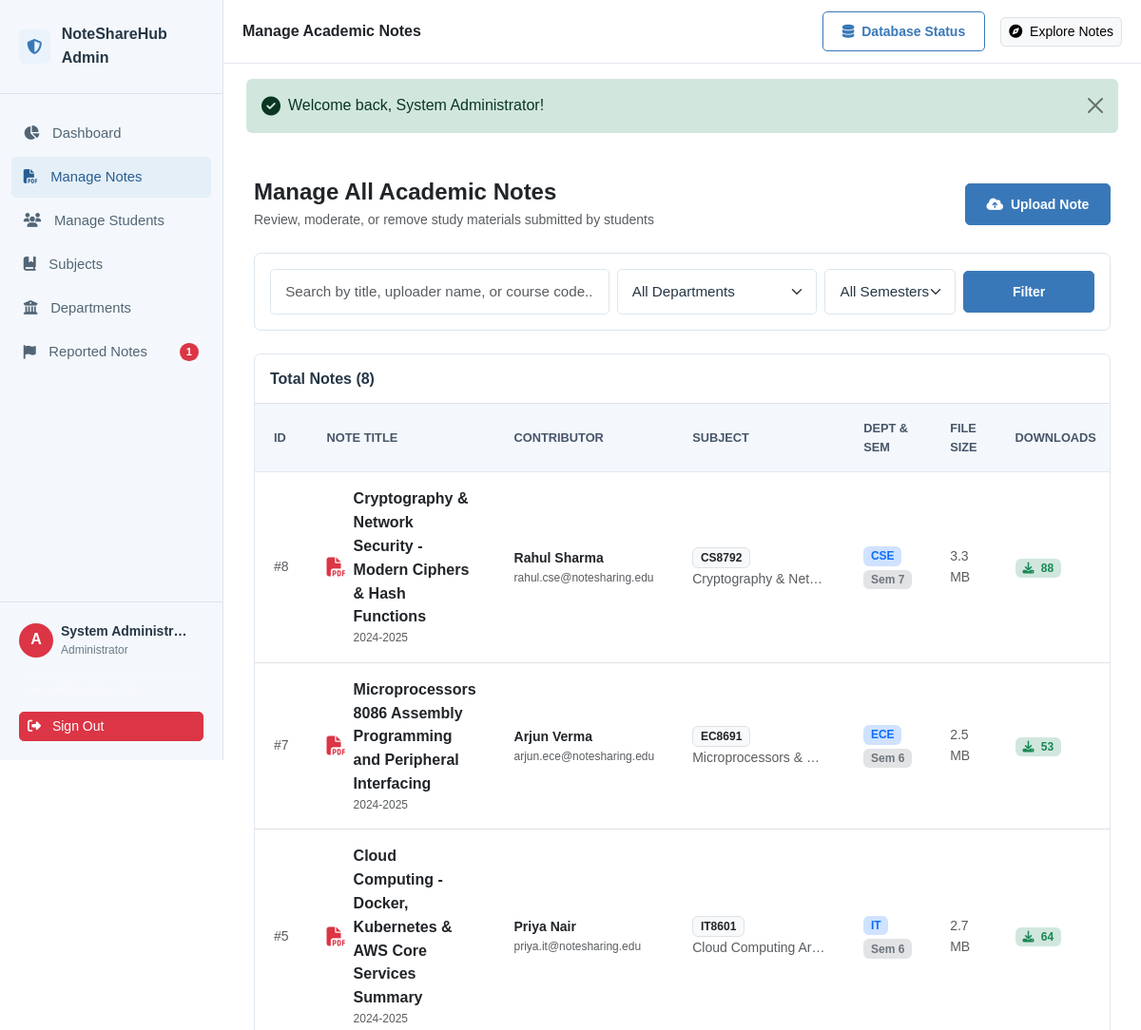
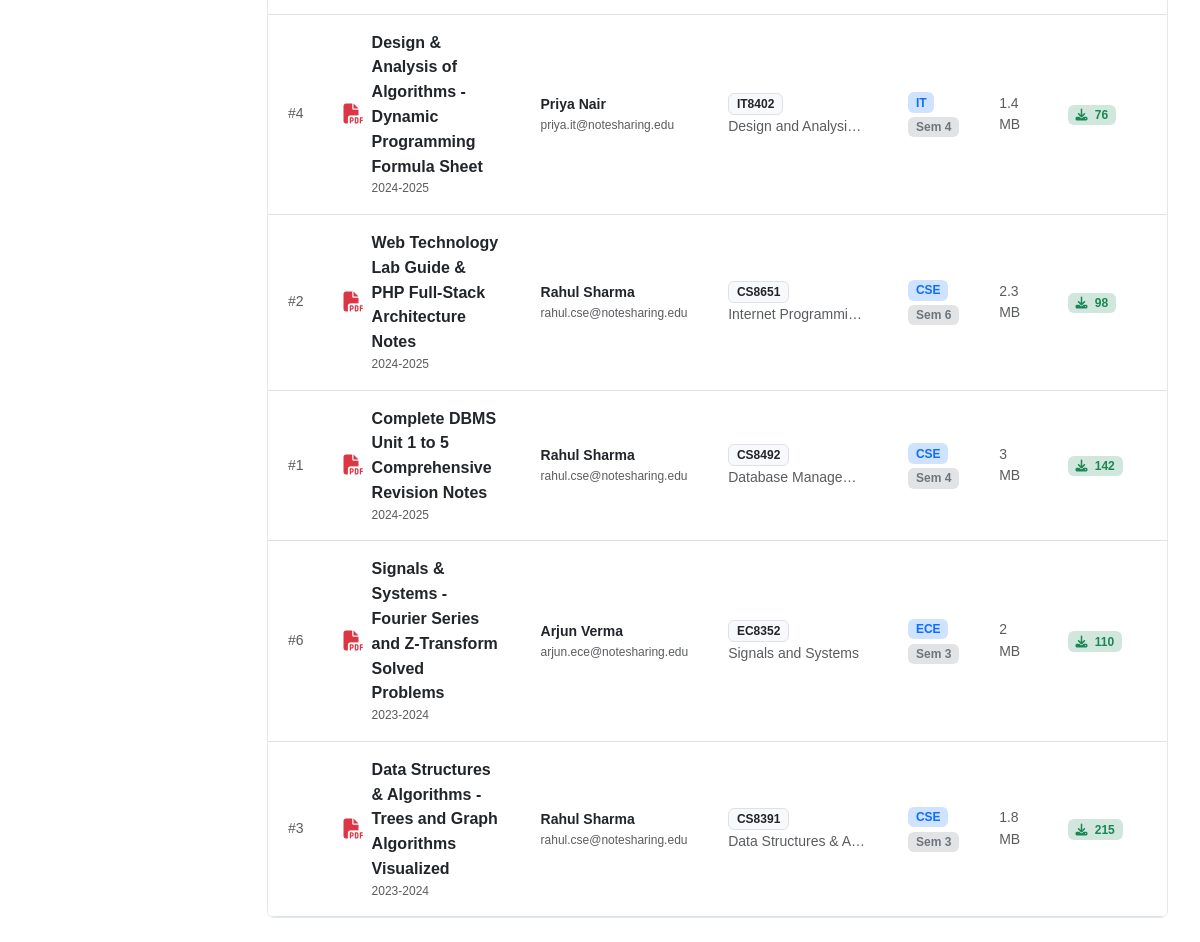
Page /admin/notes.php (signed in) on the committed database (2 pictures, top to bottom).
### tables this page shows
CREATE TABLE `notes` (
  `id` INT AUTO_INCREMENT PRIMARY KEY,
  `user_id` INT NOT NULL,
  `subject_id` INT NOT NULL,
  `department_id` INT NOT NULL,
  `semester` TINYINT NOT NULL,
  `academic_year` VARCHAR(20) NOT NULL,
  `title` VARCHAR(255) NOT NULL,
  `description` TEXT NOT NULL,
  `file_path` VARCHAR(255) NOT NULL,
  `original_filename` VARCHAR(255) NOT NULL,
  `file_size` INT NOT NULL,
  `file_type` VARCHAR(50) NOT NULL DEFAULT 'application/pdf',
  `download_count` INT NOT NULL DEFAULT 0,
  `created_at` TIMESTAMP DEFAULT CURRENT_TIMESTAMP,
  `updated_at` TIMESTAMP DEFAULT CURRENT_TIMESTAMP ON UPDATE CURRENT_TIMESTAMP,
  FOREIGN KEY (`user_id`) REFERENCES `users`(`id`) ON DELETE CASCADE,
  FOREIGN KEY (`subject_id`) REFERENCES `subjects`(`id`) ON DELETE CASCADE,
  FOREIGN KEY (`department_id`) REFERENCES `departments`(`id`) ON DELETE CASCADE,
  INDEX `idx_note_subject` (`subject_id`),
  INDEX `idx_note_dept_sem` (`department_id`, `semester`),
  INDEX `idx_note_downloads` (`download_count`),
  INDEX `idx_note_created` (`created_at`)
);

CREATE TABLE `users` (
  `id` INT AUTO_INCREMENT PRIMARY KEY,
  `name` VARCHAR(100) NOT NULL,
  `email` VARCHAR(150) NOT NULL UNIQUE,
  `password` VARCHAR(255) NOT NULL,
  `role` ENUM('student', 'admin') NOT NULL DEFAULT 'student',
  `department_id` INT NULL,
  `semester` TINYINT NULL,
  `roll_number` VARCHAR(50) NULL,
  `avatar` VARCHAR(255) NULL,
  `created_at` TIMESTAMP DEFAULT CURRENT_TIMESTAMP,
  `updated_at` TIMESTAMP DEFAULT CURRENT_TIMESTAMP ON UPDATE CURRENT_TIMESTAMP,
  FOREIGN KEY (`department_id`) REFERENCES `departments`(`id`) ON DELETE SET NULL,
  INDEX `idx_user_email` (`email`),
  INDEX `idx_user_role` (`role`)
);

CREATE TABLE `subjects` (
  `id` INT AUTO_INCREMENT PRIMARY KEY,
  `department_id` INT NOT NULL,
  `semester` TINYINT NOT NULL,
  `code` VARCHAR(20) NOT NULL,
  `name` VARCHAR(150) NOT NULL,
  `description` TEXT NULL,
  `created_at` TIMESTAMP DEFAULT CURRENT_TIMESTAMP,
  FOREIGN KEY (`department_id`) REFERENCES `departments`(`id`) ON DELETE CASCADE,
  INDEX `idx_dept_sem` (`department_id`, `semester`)
);

CREATE TABLE `departments` (
  `id` INT AUTO_INCREMENT PRIMARY KEY,
  `code` VARCHAR(20) NOT NULL UNIQUE,
  `name` VARCHAR(150) NOT NULL,
  `description` TEXT NULL,
  `created_at` TIMESTAMP DEFAULT CURRENT_TIMESTAMP
);

### admin/notes.php (the view, shortened to what this page needs)
<?php
require_once __DIR__ . '/../includes/admin-header.php';
$db = get_db();
$search = clean_input($_GET['q'] ?? '');
$sql = "
    SELECT n.*,
           u.name as uploader_name, u.email as uploader_email,
           s.name as subject_name, s.code as subject_code,
           d.name as dept_name, d.code as dept_code
    FROM notes n
    JOIN users u ON n.user_id = u.id
    JOIN subjects s ON n.subject_id = s.id
    JOIN departments d ON n.department_id = d.id
    WHERE 1=1
";
$params = [];
$sql .= " ORDER BY n.created_at DESC";
$stmt = $db->prepare($sql);
$stmt->execute($params);
$notes = $stmt->fetchAll();
?>
<div class="container-fluid">
    <div class="d-flex flex-column flex-md-row justify-content-between align-items-md-center gap-3 mb-4">
        <div>
            <h4 class="fw-bold text-dark mb-1">Manage All Academic Notes</h4>
            <p class="text-muted small mb-0">Review, moderate, or remove study materials submitted by students</p>
        </div>
        <a href="<?= BASE_URL ?>/upload-note.php" class="btn btn-primary btn-sm">
            <i class="fa-solid fa-cloud-arrow-up me-1"></i> Upload Note
        </a>
    </div>
    <div class="card-modern bg-white p-3 mb-4">
        <form method="GET" action="<?= BASE_URL ?>/admin/notes.php" class="row g-2 align-items-center">
            <div class="col-md-5">
                <input type="text" name="q" class="form-control form-control-sm" placeholder="Search by title, uploader name, or course code..." value="<?= e($search) ?>">
            </div>
            <div class="col-md-3">
                <select name="dept" class="form-select form-select-sm" onchange="this.form.submit()">
                    <option value="0">All Departments</option>
                </select>
            </div>
            <div class="col-md-2">
                <select name="sem" class="form-select form-select-sm" onchange="this.form.submit()">
                    <option value="0">All Semesters</option>
                </select>
            </div>
            <div class="col-md-2 d-flex gap-1">
                <button type="submit" class="btn btn-primary btn-sm flex-fill">Filter</button>
            </div>
        </form>
    </div>
    <div class="admin-table-card">
        <div class="p-3 border-bottom d-flex justify-content-between align-items-center">
            <h6 class="fw-bold mb-0">Total Notes (<?= count($notes) ?>)</h6>
        </div>
        <div class="table-responsive">
            <table class="table table-hover mb-0 admin-data-table">
                <thead>
                    <tr>
                        <th>ID</th>
                        <th>Note Title</th>
                        <th>Contributor</th>
                        <th>Subject</th>
                        <th>Dept & Sem</th>
                        <th>File Size</th>
                        <th>Downloads</th>
                    </tr>
                </thead>
                <tbody>
                    <?php if (empty($notes)): ?>
                        <tr>
                            <td colspan="9" class="text-center py-4 text-muted">
                                No study notes found matching your criteria.
                            </td>
                        </tr>
                    <?php else: ?>
                        <?php foreach ($notes as $item): ?>
                            <tr>
                                <td class="text-muted small">#<?= $item['id'] ?></td>
                                <td>
                                    <div class="d-flex align-items-center gap-2">
                                        <i class="fa-solid fa-file-pdf text-danger fs-5"></i>
                                        <div>
                                            <a href="<?= BASE_URL ?>/note-details.php?id=<?= $item['id'] ?>" class="fw-bold text-dark text-decoration-none">
                                                <?= e($item['title']) ?>
                                            </a>
                                            <div class="text-muted" style="font-size:0.75rem;"><?= e($item['academic_year']) ?></div>
                                        </div>
                                    </div>
                                </td>
                                <td>
                                    <div class="fw-semibold small text-dark"><?= e($item['uploader_name']) ?></div>
                                    <div class="text-muted" style="font-size:0.75rem;"><?= e($item['uploader_email']) ?></div>
                                </td>
                                <td>
                                    <span class="badge bg-light text-dark border"><?= e($item['subject_code']) ?></span>
                                    <div class="small text-muted text-truncate" style="max-width:140px;"><?= e($item['subject_name']) ?></div>
                                </td>
                                <td>
                                    <span class="badge bg-primary-subtle text-primary"><?= e($item['dept_code']) ?></span>
                                    <span class="badge bg-secondary-subtle text-secondary">Sem <?= $item['semester'] ?></span>
                                </td>
                                <td class="small text-muted"><?= format_bytes($item['file_size']) ?></td>
                                <td>
                                    <span class="badge bg-success-subtle text-success">
                                        <i class="fa-solid fa-download me-1"></i> <?= $item['download_count'] ?>
                                    </span>
                                </td>
                            </tr>
                        <?php endforeach; ?>
                    <?php endif; ?>
                </tbody>
            </table>
        </div>
    </div>
</div>
<?php require_once __DIR__ . '/../includes/admin-footer.php'; ?>

### assets/css/style.css (style rules this page uses)
:root { --primary: #4f46e5; --primary-light: #6366f1; --primary-dark: #3730a3; --primary-subtle: #eef2ff; --secondary: #8b5cf6; --secondary-subtle: #f5f3ff; --accent: #06b6d4; --success: #10b981; --success-subtle: #ecfdf5; --warning: #f59e0b; --warning-subtle: #fffbeb; --danger: #ef4444; --danger-subtle: #fef2f2; --bg-main: #f8fafc; --bg-card: #ffffff; --border-color: #e2e8f0; --border-hover: #cbd5e1; --text-primary: #0f172a; --text-secondary: #475569; --text-muted: #64748b; --text-light: #94a3b8; --radius-sm: 8px; --radius-md: 12px; --radius-lg: 16px; --radius-xl: 24px; --shadow-sm: 0 1px 2px 0 rgba(0, 0, 0, 0.05); --shadow-md: 0 4px 6px -1px rgba(0, 0, 0, 0.07), 0 2px 4px -2px rgba(0, 0, 0, 0.05); --shadow-lg: 0 10px 15px -3px rgba(0, 0, 0, 0.08), 0 4px 6px -4px rgba(0, 0, 0, 0.04); --shadow-hover: 0 20px 25px -5px rgba(79, 70, 229, 0.12), 0 8px 10px -6px rgba(0, 0, 0, 0.04); --transition: all 0.25s cubic-bezier(0.4, 0, 0.2, 1); }
body { background-color: var(--bg-main); color: var(--text-primary); font-family: 'Plus Jakarta Sans', system-ui, -apple-system, sans-serif; line-height: 1.6; -webkit-font-smoothing: antialiased; min-height: 100vh; display: flex; flex-direction: column; }
h1, h2, h3, h4, h5, h6 { color: var(--text-primary); font-weight: 700; letter-spacing: -0.025em; }
a { color: var(--primary); text-decoration: none; transition: var(--transition); }
.btn-primary { background: linear-gradient(135deg, var(--primary) 0%, #6366f1 100%); border: none; color: #ffffff; font-weight: 600; border-radius: 10px; padding: 0.65rem 1.35rem; box-shadow: 0 4px 12px rgba(79, 70, 229, 0.25); transition: var(--transition); }
.card-modern { background: var(--bg-card); border: 1px solid var(--border-color); border-radius: var(--radius-lg); box-shadow: var(--shadow-sm); transition: var(--transition); overflow: hidden; height: 100%; }
.form-control, .form-select { border: 1.5px solid var(--border-color); border-radius: var(--radius-sm); padding: 0.7rem 0.95rem; font-size: 0.95rem; color: var(--text-primary); transition: var(--transition); }
:root { --primary: #3978b8; --primary-light: #5b91c5; --primary-dark: #285d91; --primary-subtle: #eaf3fb; --secondary: #7b75b8; --secondary-subtle: #f0eff9; --accent: #6b9bc8; --bg-main: #ffffff; --border-color: #dce5ed; --border-hover: #c4d2df; --text-primary: #263746; --text-secondary: #526575; --text-muted: #6b7b88; --radius-sm: 5px; --radius-md: 7px; --radius-lg: 8px; --radius-xl: 10px; --shadow-sm: none; --shadow-md: none; --shadow-lg: none; --shadow-hover: none; --transition: color 0.15s ease, background-color 0.15s ease, border-color 0.15s ease; }
body { background-color: #ffffff; color: #263746; font-family: Arial, Helvetica, system-ui, sans-serif; line-height: 1.55; }
h1, h2, h3, h4, h5, h6 { letter-spacing: normal; font-weight: 600; }
a { transition: color 0.15s ease; }
.btn, .form-control, .form-select, .input-group-text { border-radius: 5px; }
.btn-primary { background: #3978b8; border: 1px solid #3978b8; color: #ffffff; font-weight: 600; box-shadow: none; }
.card-modern { border-radius: 7px; box-shadow: none; transition: border-color 0.15s ease; }
.form-card, .dashboard-sidebar-card, .admin-table-card { border-radius: 7px; box-shadow: none; }
.form-control, .form-select { border-width: 1px; }
.table > :not(caption) > * > * { padding: 0.7rem 0.85rem; }

### assets/css/admin.css (style rules this page uses)
:root { --admin-sidebar-width: 260px; --admin-sidebar-bg: #0f172a; --admin-sidebar-text: #94a3b8; --admin-sidebar-active: #ffffff; --admin-sidebar-active-bg: #1e293b; }
body.admin-body { background-color: #f1f5f9; font-family: 'Plus Jakarta Sans', system-ui, sans-serif; }
.admin-table-card { background: #ffffff; border-radius: 16px; border: 1px solid #e2e8f0; overflow: hidden; box-shadow: 0 1px 3px 0 rgba(0, 0, 0, 0.05); }
.table > :not(caption) > * > * { padding: 1rem 1.25rem; vertical-align: middle; }
.table thead th { background-color: #f8fafc; color: #475569; font-size: 0.8rem; font-weight: 700; text-transform: uppercase; letter-spacing: 0.05em; border-bottom: 1px solid #e2e8f0; }
body.admin-body { background-color: #ffffff; color: #263746; font-family: Arial, Helvetica, system-ui, sans-serif; }
.admin-stat-card, .admin-table-card { border-radius: 7px; box-shadow: none; transition: none; }
.table thead th { background: #f4f8fc; letter-spacing: normal; }

### rows in the picture
notes: id "8", title "Cryptography & Network Security - Modern Ciphers & Hash Functions", academic_year "2024-2025", user.name "Rahul Sharma", user.email "rahul.cse@notesharing.edu", subject.code "CS8792", subject.name "Cryptography & Net…", department.code "CSE", semester "7", file_size "3.3 MB", download_count "88"
notes: id "7", title "Microprocessors 8086 Assembly Programming and Peripheral Interfacing", academic_year "2024-2025", user.name "Arjun Verma", user.email "arjun.ece@notesharing.edu", subject.code "EC8691", subject.name "Microprocessors &…", department.code "ECE", semester "6", file_size "2.5 MB", download_count "53"
notes: id "5", title "Cloud Computing - Docker, Kubernetes & AWS Core Services Summary", academic_year "2024-2025", user.name "Priya Nair", user.email "priya.it@notesharing.edu", subject.code "IT8601", subject.name "Cloud Computing Ar…", department.code "IT", semester "6", file_size "2.7 MB", download_count "64"
notes: id "4", title "Design & Analysis of Algorithms - Dynamic Programming Formula Sheet", academic_year "2024-2025", user.name "Priya Nair", user.email "priya.it@notesharing.edu", subject.code "IT8402", subject.name "Design and Analysi…", department.code "IT", semester "4", file_size "1.4 MB", download_count "76"
notes: id "2", title "Web Technology Lab Guide & PHP Full-Stack Architecture Notes", academic_year "2024-2025", user.name "Rahul Sharma", user.email "rahul.cse@notesharing.edu", subject.code "CS8651", subject.name "Internet Programmi…", department.code "CSE", semester "6", file_size "2.3 MB", download_count "98"
notes: id "1", title "Complete DBMS Unit 1 to 5 Comprehensive Revision Notes", academic_year "2024-2025", user.name "Rahul Sharma", user.email "rahul.cse@notesharing.edu", subject.code "CS8492", subject.name "Database Manage…", department.code "CSE", semester "4", file_size "3 MB", download_count "142"
notes: id "6", title "Signals & Systems - Fourier Series and Z-Transform Solved Problems", academic_year "2023-2024", user.name "Arjun Verma", user.email "arjun.ece@notesharing.edu", subject.code "EC8352", subject.name "Signals and Systems", department.code "ECE", semester "3", file_size "2 MB", download_count "110"
notes: id "3", title "Data Structures & Algorithms - Trees and Graph Algorithms Visualized", academic_year "2023-2024", user.name "Rahul Sharma", user.email "rahul.cse@notesharing.edu", subject.code "CS8391", subject.name "Data Structures & A…", department.code "CSE", semester "3", file_size "1.8 MB", download_count "215"

### other values in the picture
$pendingReportsCount "1"
$adminUser['name'] "System Administr…"
$pageTitle "Manage Academic Notes"
$message "Welcome back, System Administrator!"
count($notes) "8"
